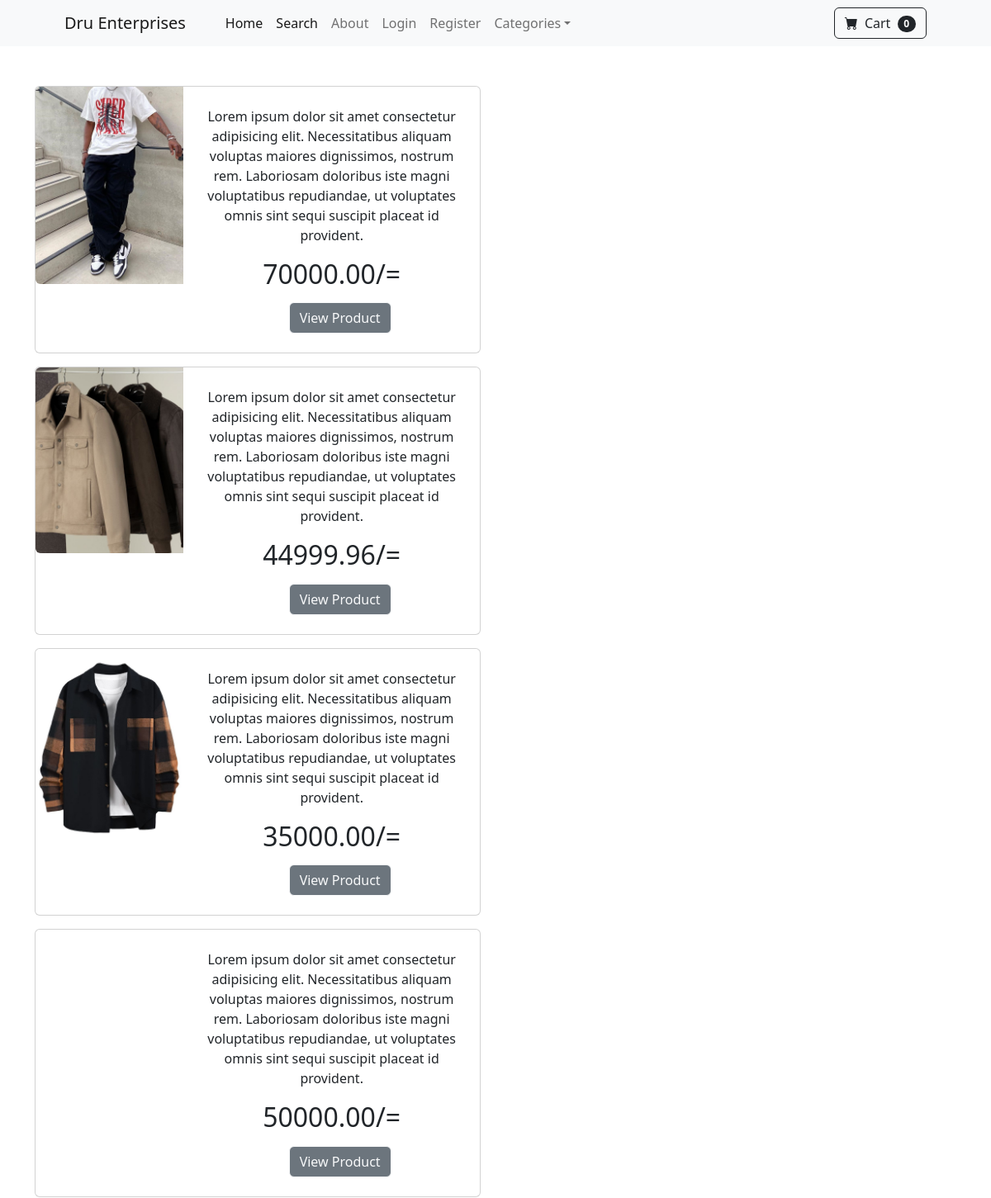
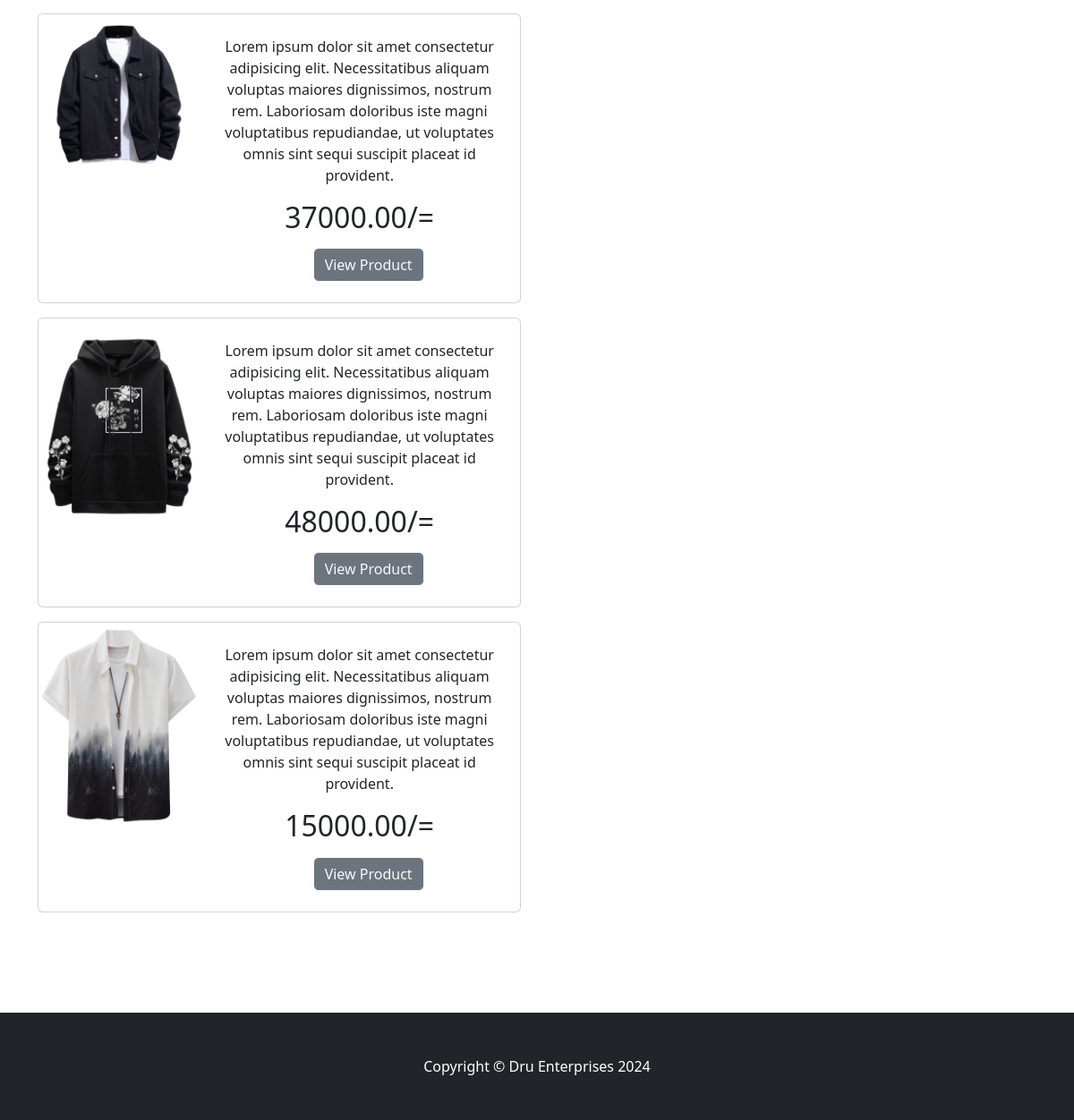
/category/Fashion, run on the app's committed database (2 pictures, top to bottom).
### druu/models.py (models this page shows, shortened)
class Product(models.Model):
	name = models.CharField(max_length=100)
	price = models.DecimalField(default=0, decimal_places=2, max_digits=10)
	category = models.ForeignKey(Category, on_delete=models.CASCADE, default=1)
	description = models.CharField(max_length=250, default='', blank=True, null=True)
	image = models.ImageField(upload_to='uploads/product/')
	is_sale = models.BooleanField(default=False)
	sale_price = models.DecimalField(default=0, decimal_places=2, max_digits=10)

### druu/views.py (the view)
# urls.py: path('category/<str:categories>', views.category, name='category'),
def category(request,categories):
    try:
        category = Category.objects.get(name=categories)
        products = Product.objects.filter(category=category)
        return render(request, 'products/category.html', {'products':products, 'category':category})
    except:
        messages.warning(request, "Category Doesn't exist...")
        return redirect('home')

### cart/cart.py (called while the page is built)
    def __len__(self):
        return len(self.cart)

### cart/context_processors.py (called while the page is built)
def cart(request):
    return {'cart':Cart(request)}

### druu/templates/products/category.html (shortened to what this page needs)
{% extends 'base.html' %}
{% block content %}
    <br><br>
    {% for product in products %}
    <div class="container">
        <div class="card mb-3" style="max-width: 540px;">
            <div class="row g-0">
                <div class="col-md-4">
                    <img src="{{ product.image.url }}" class="img-fluid rounded-start" alt="">
                </div>
                <div class="col-md-8">
                    <div class="card-body">
                        <center>
                        <p class="card-text" >Lorem ipsum dolor sit amet consectetur adipisicing elit. Necessitatibus aliquam voluptas maiores dignissimos, nostrum rem. Laboriosam doloribus iste magni voluptatibus repudiandae, ut voluptates omnis sint sequi suscipit placeat id provident.</p>
                        <h2 class="card-text" >{{ product.price }}/=</h2>
                        <button class="btn " style="margin-left: 20px;"><a><div><a class="btn btn-secondary btn-outline-light mt-auto"
                            href="{% url 'product' product.id %}">View Product</a>
                        </button>
                    </center>
                    </div>
                </div>
            </div>
        </div>
    </div>
    {% endfor %}
    <br><br><br><br>
{% endblock %}

### data on the page
Product: image (picture), price "70000.00"
Product: image (picture), price "44999.96"
Product: image (picture), price "35000.00"
Product: price "50000.00"
Product: image (picture), price "37000.00"
Product: image (picture), price "48000.00"
Product: image (picture), price "15000.00"

### other printed values
{{ cart|length }} "0"
